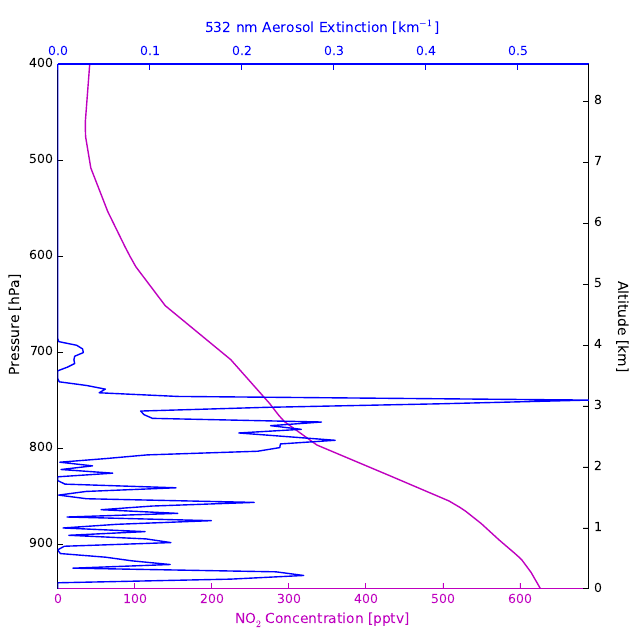

The Python source for this figure:
#!/bin/python
# -*- coding: utf-8 -*-

import matplotlib.pyplot as plt
import numpy as np
from get_data import get_data
################################################################################    
if __name__ == "__main__":
    """ This is a script to make a figure with 4 axes"""
    
    # Make data arrays
    alt,altp,pres,aero,no2 =  get_data()   
    
    # open figure
    figure = plt.figure()

    #make the first line plot
    ax = plt.subplot(111)
        
        
    # plot the NO2 profile
    ax.plot(no2,pres, 'm-',label='NO'+r'$_{2}$'+' Profile')
        
    # set the limits of the x and y axis
    ax.set_ylim(400,max(pres))
    ax.yaxis.set_ticks_position('left')
    ax.set_xlim(0,1.1*max(no2))
    
    # invert y-axis because pressure goes from high to low in the atmosphere
    ax.invert_yaxis()     
        
    # set the labels and colors for the X & Y Axes
    fontdict = {"size":10, "color": 'm'}
    ax.set_xlabel('NO'+r'$_{2}$'+' Concentration [pptv]',fontdict=fontdict)
    ax.spines['bottom'].set_color('m')
    ax.tick_params(axis='x', which='major', labelsize=9,color='m',labelcolor='m')
   
    fontdict = {"size":10}
    ax.set_ylabel('Pressure [hPa]',fontdict=fontdict)
    ax.tick_params(axis='both', which='major', labelsize=9)
        

    # set up the second x 
    newx = ax.twiny()
    newx.xaxis.set_ticks_position('top')
    newx.xaxis.set_label_position('top')
    
    #set up the second y axis inheriting the new x axis
    newxy = newx.twinx()        
    newxy.yaxis.set_ticks_position('right')
    newxy.yaxis.set_label_position('right')
    
    # plot the aerosol extinctin profile as a function of altitude
    newxy.plot(aero,alt,'b-',label='Aerosol Extinction')
        
    # set the limits for the x and y axes
    newxy.set_xlim([0,max(aero)])
    newxy.set_ylim([0,np.interp([400],pres,altp)])
        
    # set the labels and colors for the X & Y Axes  
    fontdict = {"size":10, "color": 'b'}
    newx.set_xlabel('532 nm Aerosol Extinction [km'+r'$^{-1}$]',labelpad=10,fontdict=fontdict)
    newx.tick_params(axis='both', which='major', labelsize=9, color='b',labelcolor='b')
    ax.spines['top'].set_color('b')
    
    fontdict = {"size":10}
    newxy.set_ylabel('Altitude [km]',rotation=270,labelpad=20,fontdict=fontdict)
    newxy.tick_params(axis='both', which='major', labelsize=9)
    


    # save the figure 
    ss = 16  #cm
    ss = ss*0.4
    figure.set_size_inches(ss,ss)
    plt.subplots_adjust(left=0.09,right=0.92,wspace=0.28,top=0.90,bottom=0.08,hspace=0.45)
    figure.savefig('Figure_4axes.pdf')
    figure.clear
    #plt.show()
    

    
    
